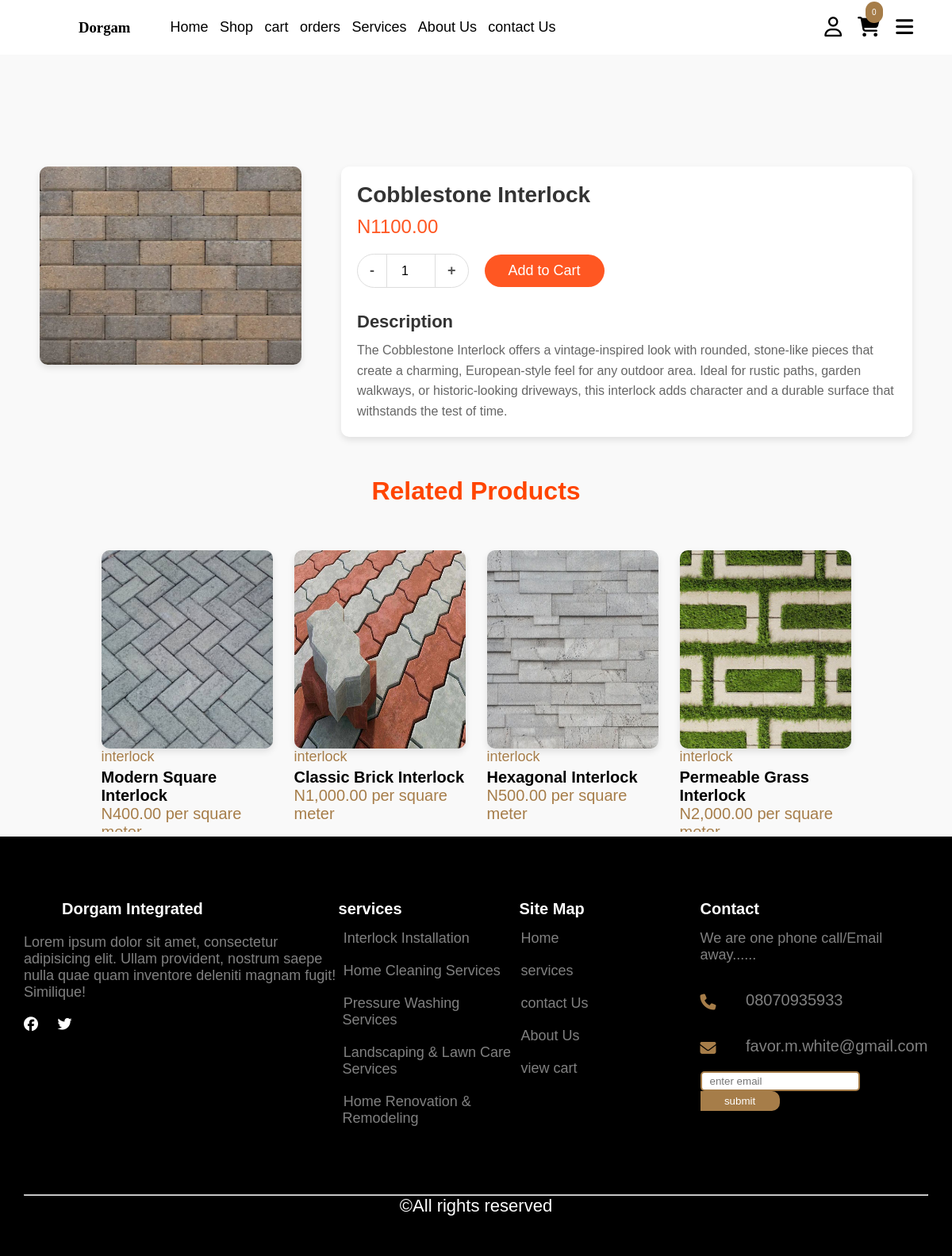
/store/product/2/, run on the app's committed database.
### ecommerceShop/models.py (models this page shows, shortened)
class Product(models.Model):
    image = models.ImageField(upload_to='products/')
    name = models.CharField(max_length=255)
    price = models.DecimalField(max_digits=10, decimal_places=2)
    shipping_duration = models.IntegerField(help_text="number of days for ordered product to get to consumer")
    is_instock =  models.BooleanField(default=True)
    is_featured = models.BooleanField(default=False)
    categories = models.ManyToManyField(Category, related_name='products')
    description = CKEditor5Field(config_name='default')
    created_at = models.DateTimeField(auto_now=True)
    updated_at = models.DateTimeField(auto_now_add=True)

class Category(models.Model):
    name = models.CharField(max_length=100, unique=True)  # Name of the category
    description = models.TextField(blank=True, null=True)  # Optional description
    created_at = models.DateTimeField(auto_now=True)
    updated_at = models.DateTimeField(auto_now_add=True)
    def __str__(self):
        return self.name

### core/models.py (models this page shows, shortened)
class Service(models.Model):
    image = models.ImageField(
        upload_to='services/images/',
        blank=False,
        null=False,
        help_text="enter service image"
    )
    name_of_service = models.CharField(max_length=200, blank=False, null=False)
    detail = CKEditor5Field(config_name='default')

class Contact(models.Model):
    address = models.CharField(max_length=200)
    phoneNumber = models.CharField(max_length=20)
    email = models.CharField(max_length=200)

### ecommerceShop/views.py (the view)
# urls.py: path('product/<int:id>/', views.single_product, name="product"),
def single_product(request, id):
    product = get_object_or_404(Product, id=id)
    related_products = Product.objects.filter(categories__in=product.categories.all()).exclude(id=product.id)
    context = {"product": product, 'products': related_products}
    return render(request, "mainSite/singleProductPage.html", context)

### core/context_processors.py (called while the page is built)
def contact_info(request):
    contactInfo = Contact.objects.first()
    return {"contact": contactInfo}

def services(request):
    services = Service.objects.all()[:5]
    return {"services": services}

def social_media_view(request):
    social = SocialMedia.objects.first()  # You can adjust the query as needed
    return {'social': social}

def cart_item_count(request):
    if request.user.is_authenticated:
        try:
            cart = Cart.objects.filter(user=request.user, completed=False).first()
            if cart:
                total_items = sum(item.quantity for item in cart.cartitems.all())
            else:
                total_items = 0
        except Exception as e:
            print(f"Error calculating cart item count: {e}")
            total_items = 0
    else:
        total_items = 0
    return {"cart_item_count": total_items}

### templates/mainSite/singleProductPage.html (shortened to what this page needs)
{% extends "./main.html" %}
{% load static %}
{% load humanize %}
{% block stylelinks %}
    <link rel="stylesheet" href="{% static 'css/mainSite/singleProductPage.css' %}">
     <link rel="stylesheet" href="{% static 'css/mainSite/shopPage.css' %}">
{% endblock stylelinks %}
{% block content %}
    <div class="single-product-page">
        <div class="product-image">
            <img src="{{ product.image.url }}" alt="Product Name">
        </div>
        <div class="product-details">
            <h1 class="product-title">{{ product.name }}</h1>
            <p class="product-price">N{{ product.price }}</p>
            <form action="{% url 'addToCart' %}" method="POST" class="quantity-add-form">
                <div class="quantity-add-wrapper">
                    <div class="quantity-wrapper">
                        <button type="button" id="decrease" class="quantity-btn">-</button>
                        <input type="number" id="quantity-input" class="quantity-input" value="1" name="quantity" min="1">
                        <button type="button" id="increase" class="quantity-btn">+</button>
                    </div>
                    <button type="submit" class="add-to-cart-btn">Add to Cart</button>
                </div>
            </form>
            <div class="product-description">
                <h2>Description</h2>
                <p>{{ product.description |safe}}</p>
            </div>
        </div>
    </div>
        {% if products %}
        <h1 style="text-align: center; color: orangered"> Related Products</h1>
            <div class="products-container container">
                {% for product in products %}
                    <div class="product" onclick="window.location.href='/store/product/{{ product.id }}/'">
                        <div class="product-image">
                            <img src="{{ product.image.url }}" alt="" srcset="">
                        </div>
                        <div class="product-info">
                            {% for category in product.categories.all %}
                                <p class="category">{{ category }}</p>
                            {% endfor %}
                            <h1> {{ product.name }}</h1>
                            {% for category in product.categories.all %}
                                {% if category.name|upper == "INTERLOCK" %}
                                    <p class="price">N{{ product.price|intcomma }} per square meter</p>
                                {% else %}
                                    <p class="price">N{{ product.price|intcomma }} per unit</p>
                                {% endif %}
                        {% endfor %}
                        </div>
                    </div>
                {% endfor %}
            </div>
        {% endif %}
{% endblock %}

### templates/mainSite/main.html (shortened to what this page needs)
{% load static %}
<!DOCTYPE html>
<html lang="en">
<head>
    <link rel="stylesheet" href="{% static 'css/mainSite/main.css' %}">
    {% block stylelinks %} {% endblock stylelinks %}
</head>
<body>
    <section class="header-main">
       <header class="container">
            <nav>
                <div class="logo" onclick="window.location.href='/'">
                <h1>Dorgam</h1>
                </div>
                <div class="nav-links">
                    <ul>
                        <li><a href="{% url 'home' %}">Home</a></li>
                        <li><a href="{% url 'products' %}">Shop</a></li>
                        <li><a href="{% url 'cart' %}">cart</a></li>
                        <li><a href="{% url 'orders' %}">orders</a></li>
                        <li><a href="{% url 'services' %}">Services</a></li>
                        <li><a href="{% url 'about' %}">About Us</a></li>
                        <li><a href="{% url 'contactUs' %}">contact Us</a></li>
                    </ul>
                </div>
            </nav>
            <div class="nav-action">
                <div class="account">
                    {% if user.is_authenticated %}
                        <a href="{% url 'profile' %}"><i class="fa-regular fa-user"></i></a>
                    {% else %}
                        <a href="{% url 'login' %}"><i class="fa-regular fa-user"></i></a>
                    {% endif %}
                </div>
                <div class="cart" onclick="window.location.href='/store/cart'">
                    <a href="{% url 'cart' %}"><i class="fa-solid fa-cart-shopping"></i></a>
                    <div class="itemsNum"><p>{{cart_item_count}}</p></div>
                </div>
                <div class="handbugger">
                    <i class="fa-solid fa-bars" onclick="openNav()"></i>
                </div>
            </div>
       </header>
    </section>
     {% include 'flashMessages/message.html' %}
    {% block content %} {% endblock content %}
    <footer>
        <div class="footer-container container">
            <div class="footer-about">
                <div class="heading">
                    <div class="logo"><img src="{% static 'images/homePage/logo.jfif' %}" alt="" srcset=""></div>
                    <h1>Dorgam Integrated</h1>
                </div>
                <p>
                    Lorem ipsum dolor sit amet, consectetur adipisicing elit. Ullam provident,
                    nostrum saepe nulla quae quam inventore deleniti magnam fugit! Similique!
                </p>
               <div class="socials">
                {% if social.facebook %}
                    <a href="{{ social.facebook }}" target="_blank">
                        <i class="fa-brands fa-facebook"></i>
                    </a>
                {% endif %}
                {% if social.twitter %}
                    <a href="{{ social.twitter }}" target="_blank">
                        <i class="fa-brands fa-twitter"></i>
                    </a>
                {% endif %}
            </div>
            </div>
            <div class="footer-services">
                <h1> services</h1>
                {% for service in services %}
                    <a href="{% url 'service' service.id %}">{{ service.name_of_service }}</a>
                {% endfor %}
            </div>
            <div class="footer-links">
                <h1> Site Map </h1>
                <ul>
                    <li><a href="{% url 'home' %}">Home</a></li>
                    <li><a href="{% url 'services' %}">services</a></li>
                    <li><a href="{% url 'contactUs' %}">contact Us</a></li>
                    <li><a href="{% url 'about' %}">About Us</a></li>
                     <li><a href="{% url 'cart' %}">view cart</a></li>
                </ul>
            </div>
            <div class="footer-contact-info">
                <h1> Contact </h1>
                <p>We are one phone call/Email away......</p>
                    <div class="info">
                        <i class="fa-solid fa-phone"></i>
                        <p>{{ contact.phoneNumber }}</p>
                    </div>
                    <div class="info">
                        <i class="fa-solid fa-envelope"></i>
                        <p>{{ contact.email }}</p>
                    </div>
                    <div class="newsletter">
                        <form action="{% url 'subscribe' %}" method="post">
                             <input type="email" required placeholder="enter email" name="email">
                             <button type="submit">submit</button>
                        </form>
                    </div>
            </div>
        </div>
        <div class="copyright container">
            <hr style="color: grey;">
            <p>&copy;All rights reserved</p>
        </div>
    </footer>
</body>
</html>

### static/css/mainSite/main.css (style rules this page uses)
* { margin: 0; padding: 0; box-sizing: border-box; }
body { overflow-x: hidden; }
.container { width: 95%; max-width: 1200px; margin: 0 auto; }
.header-main { background-color: white; padding: 20px; position: fixed; top: 0; width: 100%; z-index: 1000; }
header { display: flex; justify-content: space-between; align-items: center; margin-top: 30px; }
nav { display: flex; align-items: center; }
.logo { display: flex; align-items: center; margin-right: 40px; font-family: Georgia, 'Times New Roman', Times, serif; }
.nav-links ul { list-style: none; }
.nav-links ul li { display: inline-block; margin-left: 10px; }
.nav-links ul li a { text-decoration: none; color: black; font-size: 18px; font-weight: 400; transition: 0.5s ease; }
.nav-action { display: flex; justify-content: space-between; align-items: center; }
.nav-action .account a { color: black; }
.nav-action .account { font-size: 25px; margin-right: 20px; cursor: pointer; }
.nav-action .cart { position: relative; cursor: pointer; }
.nav-action .cart a { text-decoration: none; color: black; }
.nav-action .cart i { font-size: 25px; }
.nav-action .cart .itemsNum { position: absolute; top: -20px; left: 10px; padding: 8px; font-size: 10px; background-color: rgb(166, 125, 73); border-radius: 50px; }
.nav-action .cart .itemsNum p { margin-right: 0px; color: white; }
.nav-action .handbugger { font-size: 25px; margin-left: 20px; cursor: pointer; }
footer { background-color: black; color: white; padding-top: 80px; padding-bottom: 50px; }
.footer-container { display: flex; justify-content: space-between; }
.footer-about { width: 40%; }
.footer-about .heading * { margin-right: 4px; padding: 0; margin-bottom: 20px; }
.footer-about .heading { display: flex; }
footer h1 { font-size: 20px; }
.footer-about p { color: gray; font-size: 18px; }
.footer-about .socials { margin-top: 20px; }
.footer-about .socials a { display: inline-block; margin-right: 20px; color: white; text-decoration: none; font-size: 18px; }
.footer-services { width: 23%; }
.footer-services a { display: block; color: gray; text-decoration: none; margin-top: 10px; padding: 5px; font-size: 18px; overflow: hidden; }
.footer-links { width: 23%; }
.footer-links ul { list-style: none; overflow: hidden; }
.footer-links ul li { padding: 5px; margin-top: 10px; }
.footer-links a { color: gray; text-decoration: none; font-size: 18px; overflow: hidden; }
.footer-contact-info { width: 29%; word-wrap: break-word; }
.footer-contact-info p { margin-bottom: 20px; font-size: 18px; color: gray; margin-top: 15px; }
.footer-contact-info .info { display: flex; justify-content: space-between; align-items: center; cursor: pointer; }
.footer-contact-info .info i { width: 10%; font-size: 20px; color: rgb(166, 125, 73); }
.footer-contact-info .info p { width: 80%; font-size: 20px; color: gray; }
footer .newsletter input { border: 2px solid rgb(166, 125, 73); height: 25px; border-radius: 5px; padding: 10px; outline: none; }
footer .newsletter button { background-color: rgb(166, 125, 73); color: white; border: none; padding: 5px; width: 100px; border-top-right-radius: 10px; border-bottom-right-radius: 10px; }
footer .copyright { margin-top: 80px; color: white; text-align: center; }
footer .copyright hr { color: gray; }
footer .copyright p { font-size: 22px; }

### static/css/mainSite/shopPage.css (style rules this page uses)
.products-container { display: flex; gap: 15px; align-items: center; justify-content: center; flex-wrap: wrap; margin-top: 50px; cursor: pointer; flex-wrap: wrap; }
.product { width: 20%; position: relative; padding: 6px; }
.product-image { width: 100%; height: 250px; }
.product-image img { width: 100%; height: 250px; }
.product-info { height: 105px; overflow: hidden; }
.product-info h1 { font-size: 20px; }
.product-info .category { color: rgb(166, 125, 73); font-size: 18px; margin-bottom: 4px; }
.product-info .price { color: rgb(166, 125, 73); font-size: 20px; font-weight: 300; }

### data on the page
Product: image (picture), name "Cobblestone Interlock", price "1100.00", description "The Cobblestone Interlock offers a vintage-inspired look with rounded, stone-like pieces that create a charming, European-style feel for any outdoor area. Ideal for rustic paths, garden walkways, or historic-looking driveways, this interlock adds character and a durable surface that withstands the test of time."
Product: image (picture), name "Modern Square Interlock", price "400.00"
Category: name "interlock"
Product: image (picture), name "Classic Brick Interlock", price "1,000.00"
Product: image (picture), name "Hexagonal Interlock", price "500.00"
Product: image (picture), name "Permeable Grass Interlock", price "2,000.00"
Service: name_of_service "Interlock Installation"
Service: name_of_service "Home Cleaning Services"
Service: name_of_service "Pressure Washing Services"
Service: name_of_service "Landscaping & Lawn Care Services"
Service: name_of_service "Home Renovation & Remodeling"
Contact: phoneNumber "08070935933", email "favor.m.white@gmail.com"

### other printed values
{{ cart_item_count }} "0"
